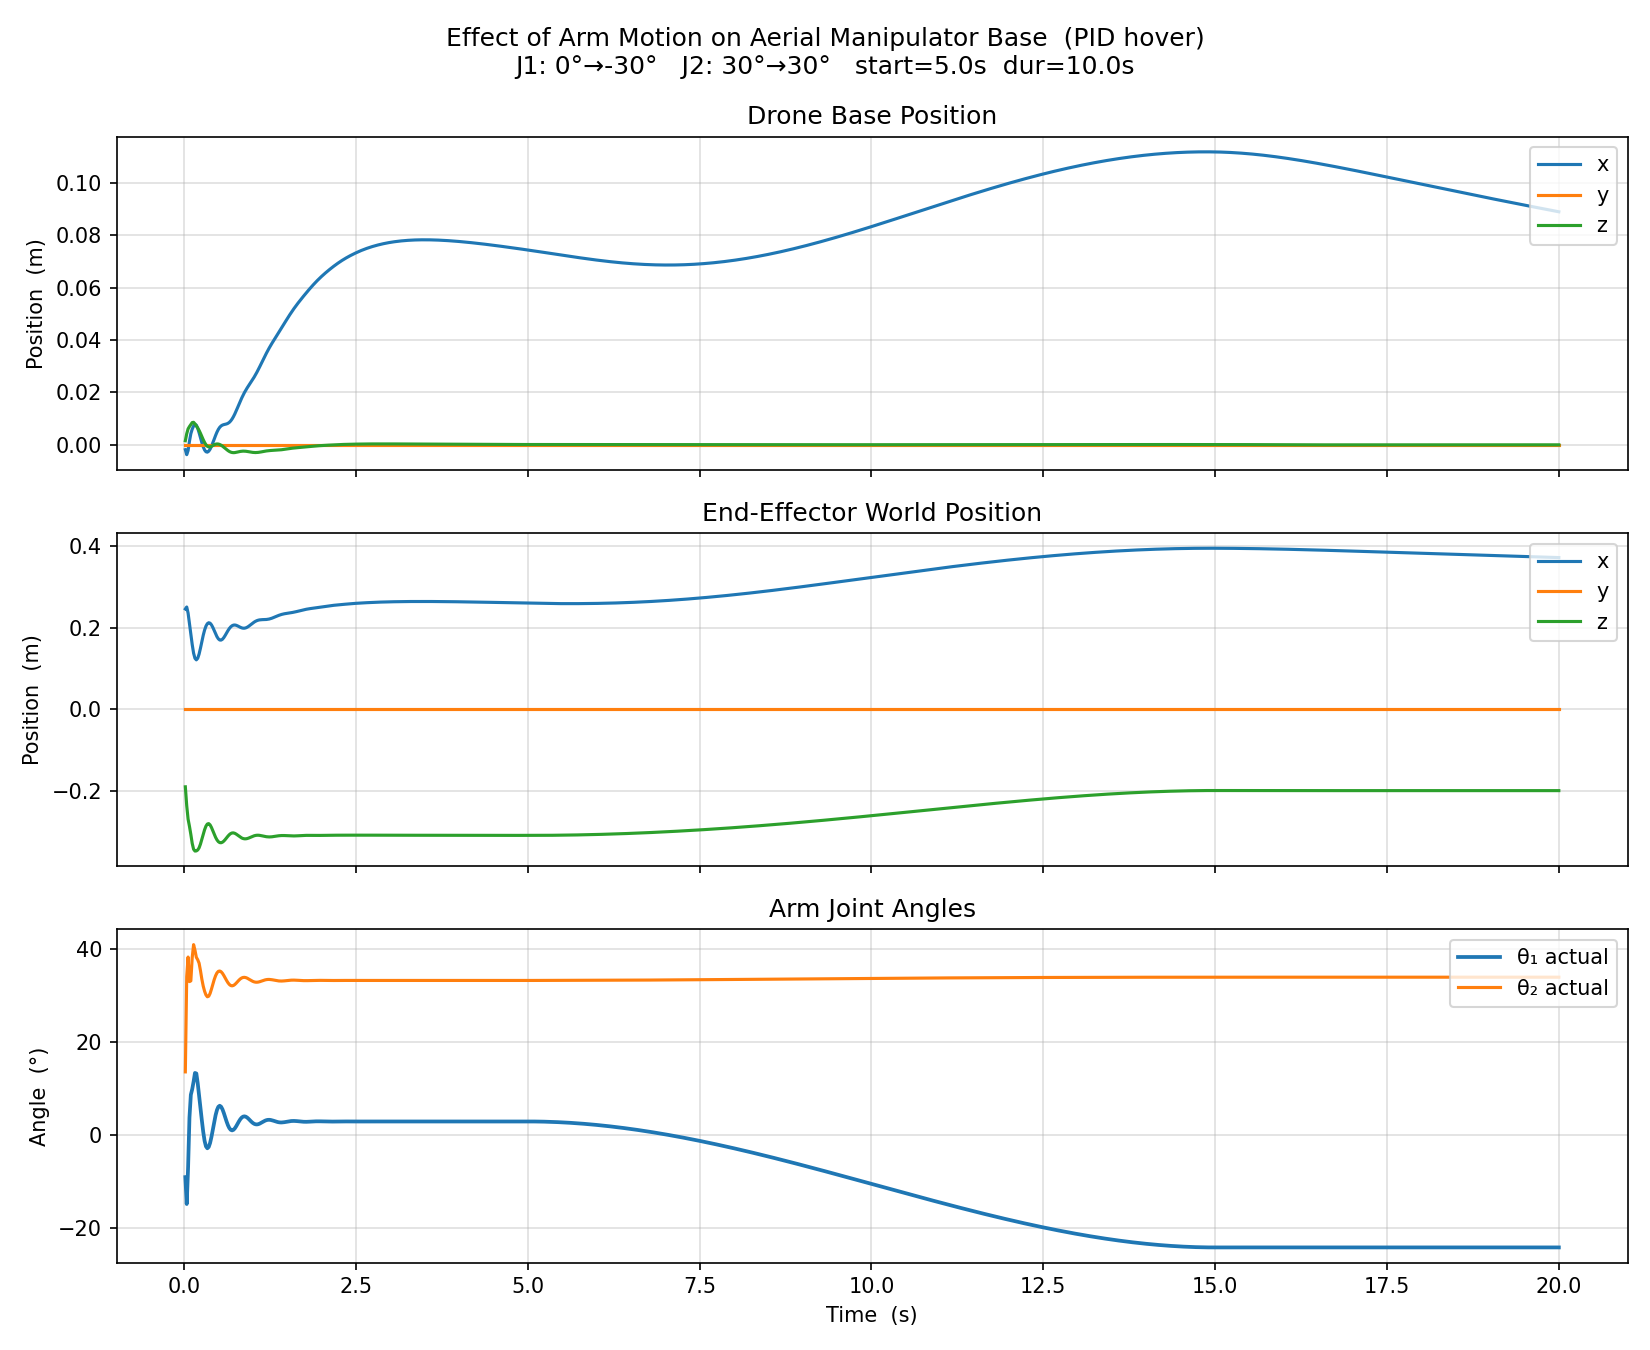

Here is the Python script that generated this plot:
"""arm_effect.py – Arm-swing influence on aerial manipulator base.

Hover strategy
--------------
A constant upward force  F = total_mass * g  is applied as xfrc_applied on
the base body (world frame, +z direction).  Zero torque is applied to the
base.  No position/attitude feedback – the platform drifts freely under the
reaction forces caused by the moving arm.

Arm motion
----------
Joint-1 (shoulder, y-axis hinge) is driven to track a sinusoidal reference
angle via a simple PD law on the joint motor.  Joint-2 (elbow) is kept at 0°.

Outputs
-------
  • Real-time MuJoCo viewer
  • After the viewer closes: three-panel matplotlib figure + PNG saved to
    mpc_mjc/arm_effect.png

Run from workspace root:
    conda activate mjc
    python mpc_mjc/arm_effect.py
"""

import sys
import os
import time

import numpy as np
import mujoco
import mujoco.viewer
import matplotlib.pyplot as plt

sys.path.insert(0, os.path.dirname(__file__))
from test_model import load_model, get_state, apply_platform_control
from pid_controller import DroneController

# ─────────────────────────────────────────────────────────────────────────────
# Simulation parameters
# ─────────────────────────────────────────────────────────────────────────────
SIM_DURATION = 20.0   # s  – total simulation time

# ── Arm joint waypoints (degrees) ────────────────────────────────────────────
# Set START to the resting pose and END to the desired final pose.
# Both joints are held at START until MOTION_START_S, then smoothly
# driven to END over MOTION_DURATION_S seconds and held there.
JOINT1_START_DEG  =   0.0   # joint-1 start angle  [°]
JOINT1_END_DEG    =   -30.0   # joint-1 end   angle  [°]
JOINT2_START_DEG  =   30.0   # joint-2 start angle  [°]
JOINT2_END_DEG    =  30.0   # joint-2 end   angle  [°]

MOTION_START_S    =  5.0    # time before arm starts moving  [s]  (let drone stabilise)
MOTION_DURATION_S = 10.0   # duration of the start→end sweep  [s]

# PD gains for arm joint tracking
ARM_KP = 4.0
ARM_KD = 0.

# Fixed hover position for the drone base (PID setpoint)
HOVER_POS = np.array([0.0, 0.0, 1.])   # x, y, z  [m]
HOVER_YAW = 0.0                          # [rad]

LOG_EVERY_N_STEPS = 10   # downsample logs (every 10 × 2 ms = 20 ms)


# ─────────────────────────────────────────────────────────────────────────────
def run():
    model, data = load_model()

    # ── System info ───────────────────────────────────────────────────
    total_mass = float(np.sum(model.body_mass))
    g          = float(abs(model.opt.gravity[2]))   # 9.81 m s⁻²

    print(f'Body masses (kg):')
    for i in range(model.nbody):
        name = mujoco.mj_id2name(model, mujoco.mjtObj.mjOBJ_BODY, i)
        print(f'  [{i}] {name:12s}  {model.body_mass[i]:.4f} kg')
    print(f'Total mass : {total_mass:.4f} kg')
    print(f'Gravity    : {g:.4f} m s⁻²')
    print(f'Hover setpoint: {HOVER_POS}  yaw={HOVER_YAW} rad')

    # ── IDs ──────────────────────────────────────────────────────────────
    ee_id = mujoco.mj_name2id(model, mujoco.mjtObj.mjOBJ_SITE, 'end_effector')

    # ── PID controller for the drone base ──────────────────────────────
    ctrl = DroneController(mass=total_mass)
    ctrl.reset()

    # ── Reset to hover height ────────────────────────────────────────────
    mujoco.mj_resetData(model, data)
    data.qpos[2] = HOVER_POS[2]  # start at hover height
    mujoco.mj_forward(model, data)

    dt = model.opt.timestep   # 0.002 s

    # Pre-convert joint waypoints to radians
    j1_start = np.deg2rad(JOINT1_START_DEG)
    j1_end   = np.deg2rad(JOINT1_END_DEG)
    j2_start = np.deg2rad(JOINT2_START_DEG)
    j2_end   = np.deg2rad(JOINT2_END_DEG)

    # ── Log buffers ───────────────────────────────────────────────────────
    log_t      = []   # simulation time
    log_pos    = []   # drone base xyz
    log_ee_pos = []   # end-effector world xyz
    log_theta  = []   # [theta1, theta2] in rad
    step_idx   = 0

    # ── Run ───────────────────────────────────────────────────────────────
    with mujoco.viewer.launch_passive(model, data) as viewer:
        viewer.sync()
        t_wall0 = time.perf_counter()

        while data.time < SIM_DURATION:
            if not viewer.is_running():
                break

            t = data.time

            # ── Platform: PID hover at fixed position ────────────────
            x     = get_state(model, data)
            pos   = x[0:3]
            vel   = x[3:6]
            q     = x[6:10]
            omega_b = x[10:13]
            T, tau = ctrl.compute(pos, vel, q, omega_b, HOVER_POS, HOVER_YAW, dt)
            apply_platform_control(data, T, tau)

            # ── Arm: smooth ramp from start to end angles ─────────────
            # Normalised motion time; clamp to [0, 1]
            t_motion = t - MOTION_START_S
            if t_motion <= 0.0:
                alpha, alpha_dot = 0.0, 0.0
            elif t_motion >= MOTION_DURATION_S:
                alpha, alpha_dot = 1.0, 0.0
            else:
                tn        = t_motion / MOTION_DURATION_S          # [0, 1]
                alpha     = 3*tn**2 - 2*tn**3                     # smooth-step
                alpha_dot = (6*tn - 6*tn**2) / MOTION_DURATION_S  # d(alpha)/dt

            theta1_des     = j1_start + alpha     * (j1_end - j1_start)
            theta1_dot_des =            alpha_dot * (j1_end - j1_start)
            theta2_des     = j2_start + alpha     * (j2_end - j2_start)
            theta2_dot_des =            alpha_dot * (j2_end - j2_start)

            theta1     = data.qpos[7]
            theta1_dot = data.qvel[6]
            theta2     = data.qpos[8]
            theta2_dot = data.qvel[7]

            data.ctrl[0] = (ARM_KP * (theta1_des - theta1)
                            - ARM_KD * (theta1_dot - theta1_dot_des))
            data.ctrl[1] = ARM_KP * (theta2_des - theta2) - ARM_KD * (theta2_dot - theta2_dot_des)

            mujoco.mj_step(model, data)
            step_idx += 1

            # ── Log ────────────────────────────────────────────────────
            if step_idx % LOG_EVERY_N_STEPS == 0:
                log_t.append(data.time)
                log_pos.append(data.qpos[:3].copy())
                log_ee_pos.append(data.site_xpos[ee_id].copy())
                log_theta.append([data.qpos[7], data.qpos[8]])

            # ── Real-time sync ─────────────────────────────────────────
            wall_elapsed = time.perf_counter() - t_wall0
            if data.time > wall_elapsed:
                time.sleep(data.time - wall_elapsed)

            viewer.sync()

        print('\nSimulation complete.  Close the viewer window to generate plots.')
        while viewer.is_running():
            time.sleep(0.05)

    # ─────────────────────────────────────────────────────────────────────
    # Post-process & plot
    # ─────────────────────────────────────────────────────────────────────
    t_arr   = np.array(log_t)
    pos_arr = np.array(log_pos)
    ee_arr  = np.array(log_ee_pos)
    th_arr  = np.array(log_theta)

    fig, axes = plt.subplots(3, 1, figsize=(11, 9), sharex=True)
    fig.suptitle(
        'Effect of Arm Motion on Aerial Manipulator Base  (PID hover)\n'
        f'J1: {JOINT1_START_DEG:.0f}°→{JOINT1_END_DEG:.0f}°   '
        f'J2: {JOINT2_START_DEG:.0f}°→{JOINT2_END_DEG:.0f}°   '
        f'start={MOTION_START_S:.1f}s  dur={MOTION_DURATION_S:.1f}s',
        fontsize=12,
    )

    # ── Panel 1: drone base position ─────────────────────────────────────
    ax = axes[0]
    ax.plot(t_arr, pos_arr[:, 0], label='x')
    ax.plot(t_arr, pos_arr[:, 1], label='y')
    ax.plot(t_arr, pos_arr[:, 2]-np.ones_like(pos_arr[:, 2]), label='z')
    ax.set_ylabel('Position  (m)')
    ax.set_title('Drone Base Position')
    ax.legend(loc='upper right')
    ax.grid(True, alpha=0.4)

    # ── Panel 2: end-effector world position ─────────────────────────────
    ax = axes[1]
    ax.plot(t_arr, ee_arr[:, 0], label='x')
    ax.plot(t_arr, ee_arr[:, 1], label='y')
    ax.plot(t_arr, ee_arr[:, 2]-np.ones_like(pos_arr[:, 2]), label='z')
    ax.set_ylabel('Position  (m)')
    ax.set_title('End-Effector World Position')
    ax.legend(loc='upper right')
    ax.grid(True, alpha=0.4)

    # ── Panel 3: joint angles ─────────────────────────────────────────────
    ax = axes[2]
    ax.plot(t_arr, np.rad2deg(th_arr[:, 0]), label='θ₁ actual', linewidth=1.8)
    # ax.plot(t_arr, th1_ref,                  label='θ₁ desired', linestyle='--', alpha=0.6)
    ax.plot(t_arr, np.rad2deg(th_arr[:, 1]), label='θ₂ actual')
    ax.set_ylabel('Angle  (°)')
    ax.set_title('Arm Joint Angles')
    ax.set_xlabel('Time  (s)')
    ax.legend(loc='upper right')
    ax.grid(True, alpha=0.4)

    plt.tight_layout()
    out_path = os.path.join(os.path.dirname(__file__), 'arm_effect.png')
    plt.savefig(out_path, dpi=150)
    print(f'Plot saved → {out_path}')
    # plt.show()


if __name__ == '__main__':
    print('=== Arm-Sweep Effect Demo ===')
    run()
